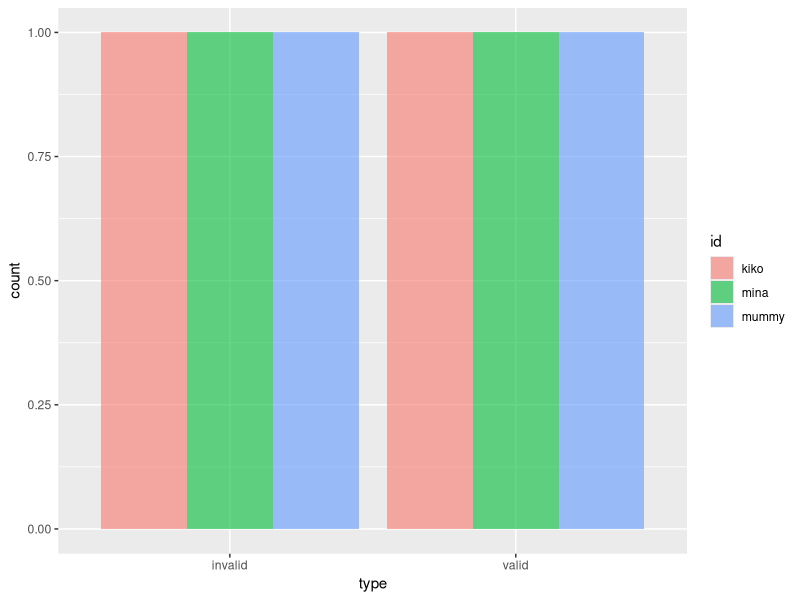
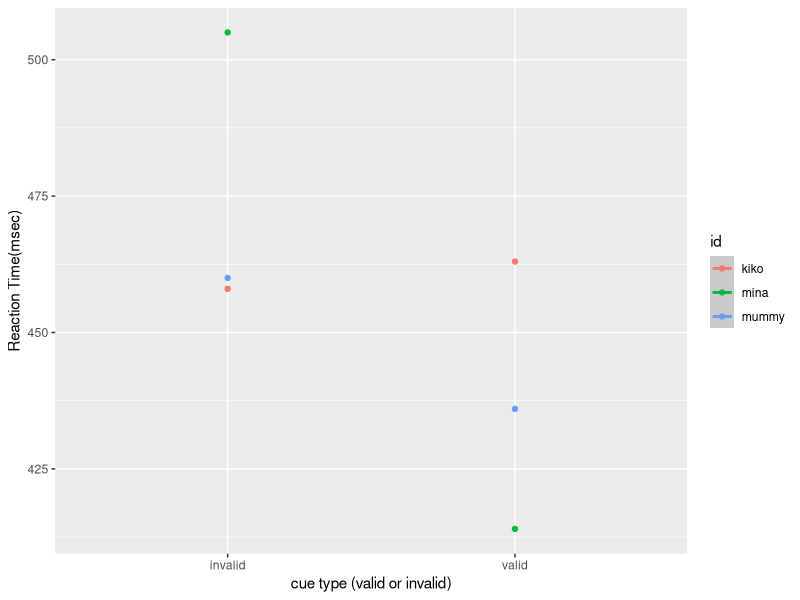
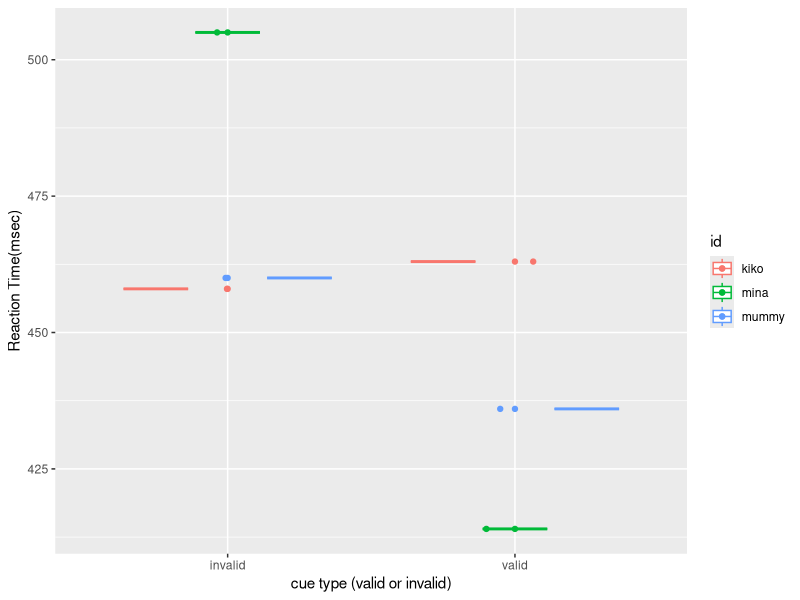

These charts were generated, in order, by the following R code:
## ---- chunk 1
library(tidyverse)
## ---- chunk 2
read_csv("posner.csv")
## ---- chunk 3
posner_data <- read.csv("posner.csv")
## ---- chunk 4
ggplot(posner_data, aes(x=type, fill= id)) + geom_bar(position = "dodge", alpha =.6)
## ---- chunk 5
ggplot(posner_data, aes(x=type, y= rt, color = id))+geom_point()+ scale_x_discrete(name="cue type (valid or invalid)") + scale_y_continuous(name="Reaction Time(msec)") + geom_smooth(method = lm)
## ---- chunk 6
ggplot(posner_data, aes(x = type, y=rt, color=id)) + geom_boxplot() + geom_point() +geom_jitter(height = 0, width = .1) + scale_x_discrete(name="cue type (valid or invalid)") + scale_y_continuous(name="Reaction Time(msec)") + scale_fill_discrete(guide = FALSE)
## ---- chunk 7

